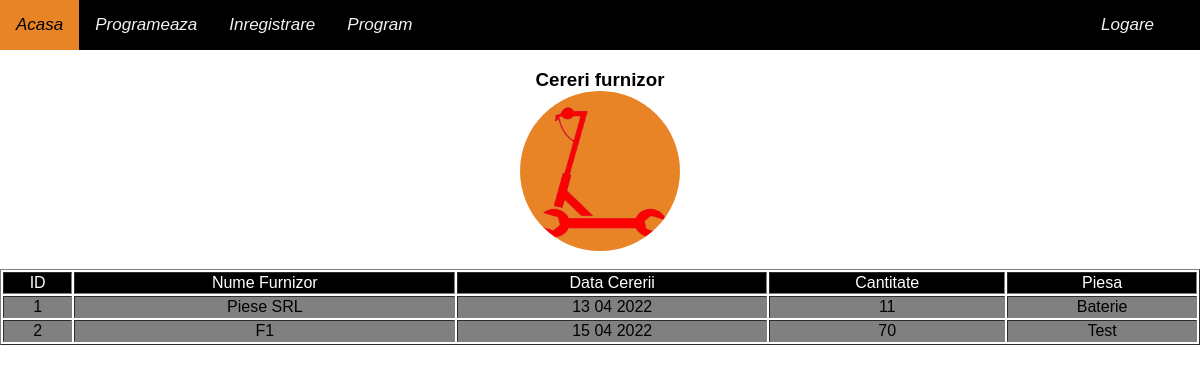
The app's page /cereri_furnizor.php, older data.
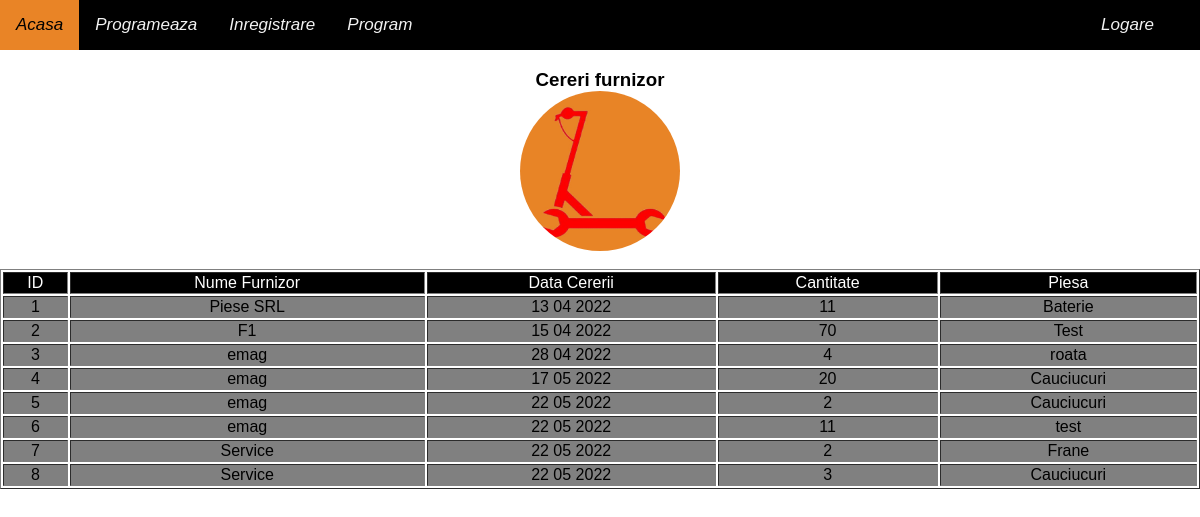
The same page, newer data.
### tables this page shows
CREATE TABLE `cererifurnizori` (
  `ID` int(10) NOT NULL,
  `NumeFurnizor` varchar(50) NOT NULL,
  `DataCererii` varchar(50) NOT NULL,
  `Cantitate` int(10) NOT NULL,
  `Piesa` varchar(50) NOT NULL
);

### cereri_furnizor.php (the view, shortened to what this page needs)
<?php
include "./models/header.php";
?>
<body style="background-color: white">
   <?php include_once "./models/navbar.php" ?>
   <h3 style="text-align:center">
      <a>Cereri furnizor</a>
      <br>
      <img alt="?" src="image/logo.png" style="border-radius: 50%;" width="160" height="160">
   </h3>
   <?php
   include_once("db/connection.php");
   $select = "SELECT * from cererifurnizori";
   $query = mysqli_query($conn, $select);
   $tabel = "<table border=1 style='width:100%;overflow-x:auto;'>";
   $tabel .= "<tr style='background-color:black; color:white;'><td align=center>ID</td>";
   $tabel .= "<td align=center >Nume Furnizor</td>";
   $tabel .= "<td align=center >Data Cererii</td>";
   $tabel .= "<td align=center >Cantitate</td>";
   $tabel .= "<td align=center >Piesa</td>";
   $tabel .= "</tr>";
   if (mysqli_num_rows($query) > 0) {
      while ($row = mysqli_fetch_assoc($query)) {
         $tabel .= "<tr style='background-color:gray'><td align=center>" . $row["ID"] . "</td><td align=center>" . $row["NumeFurnizor"] . "</td><td align=center>" . $row["DataCererii"] . "</td><td align=center>" . $row["Cantitate"] . "</td><td align=center>" . $row["Piesa"] . "</td>";
      }
      $tabel .= "</table>";
      echo $tabel;
   }
   ?>
</body>

### models/header.php (shortened to what this page needs)
<!DOCTYPE html>
<html lang="en">
<head>
    <link rel="stylesheet" href="https://cdnjs.cloudflare.com/ajax/libs/font-awesome/4.7.0/css/font-awesome.min.css">
    <link rel="stylesheet" href="https://cdnjs.cloudflare.com/ajax/libs/font-awesome/5.13.0/css/all.min.css" />
    <link rel="stylesheet" href="css/pagination.css">
    <link rel="stylesheet" href="css/style.css">
</head>

### models/navbar.php (shortened to what this page needs)
<div class="topnav" id="myTopnav">
    <a href="home.php"><i>Acasa</i></a>
    <?php
    if (!isset($_SESSION['id']) || (isset($_SESSION['id']) && $_SESSION['rol'] === 'user'))
        echo "<a href='programare.php'><i>Programeaza</i></a>";
    ?>
    <?php
    if (!isset($_SESSION['id']))
        echo "<a href='register.html'><i>Inregistrare</i></a>";
    ?>
    <a href="program.php"><i>Program</i></a>
    <div class=reg>
        <i id="logare">
            <?php
            if (isset($_SESSION['id'])) {
                $email = $_SESSION['email'] ? $_SESSION['email'] : 'Missing Email';
                if (isset($_SESSION['rol']) && $_SESSION['rol'] === 'admin') {
                    echo "<a href='edit_admin.php'>" . $email . "</a>";
                } else {
                    echo "<a href='edit.php'>" . $email . "</a>";
                }
            } else {
                echo "<a href='login.html'>Logare</a>";
            }
            ?>
        </i>
    </div>
</div>

### css/style.css (style rules this page uses)
body { margin:0; font-family:Arial; background-color: #e98426; }
.topnav { overflow: hidden; background-color: black; }
.topnav a { float: left; display: block; color: #f2f2f2; text-align: center; padding: 15px 16px; text-decoration: none; font-size: 17px; }
.reg { margin-right: 30px; float:right; }
img { vertical-align: middle; }

Row changes from the older to the newer data that the page shows:
added cererifurnizori: ID "3", NumeFurnizor "emag", DataCererii "28 04 2022", Cantitate "4", Piesa "roata"
added cererifurnizori: ID "4", NumeFurnizor "emag", DataCererii "17 05 2022", Cantitate "20", Piesa "Cauciucuri"
added cererifurnizori: ID "5", NumeFurnizor "emag", DataCererii "22 05 2022", Cantitate "2", Piesa "Cauciucuri"
added cererifurnizori: ID "6", NumeFurnizor "emag", DataCererii "22 05 2022", Cantitate "11", Piesa "test"
added cererifurnizori: ID "7", NumeFurnizor "Service", DataCererii "22 05 2022", Cantitate "2", Piesa "Frane"
added cererifurnizori: ID "8", NumeFurnizor "Service", DataCererii "22 05 2022", Cantitate "3", Piesa "Cauciucuri"
